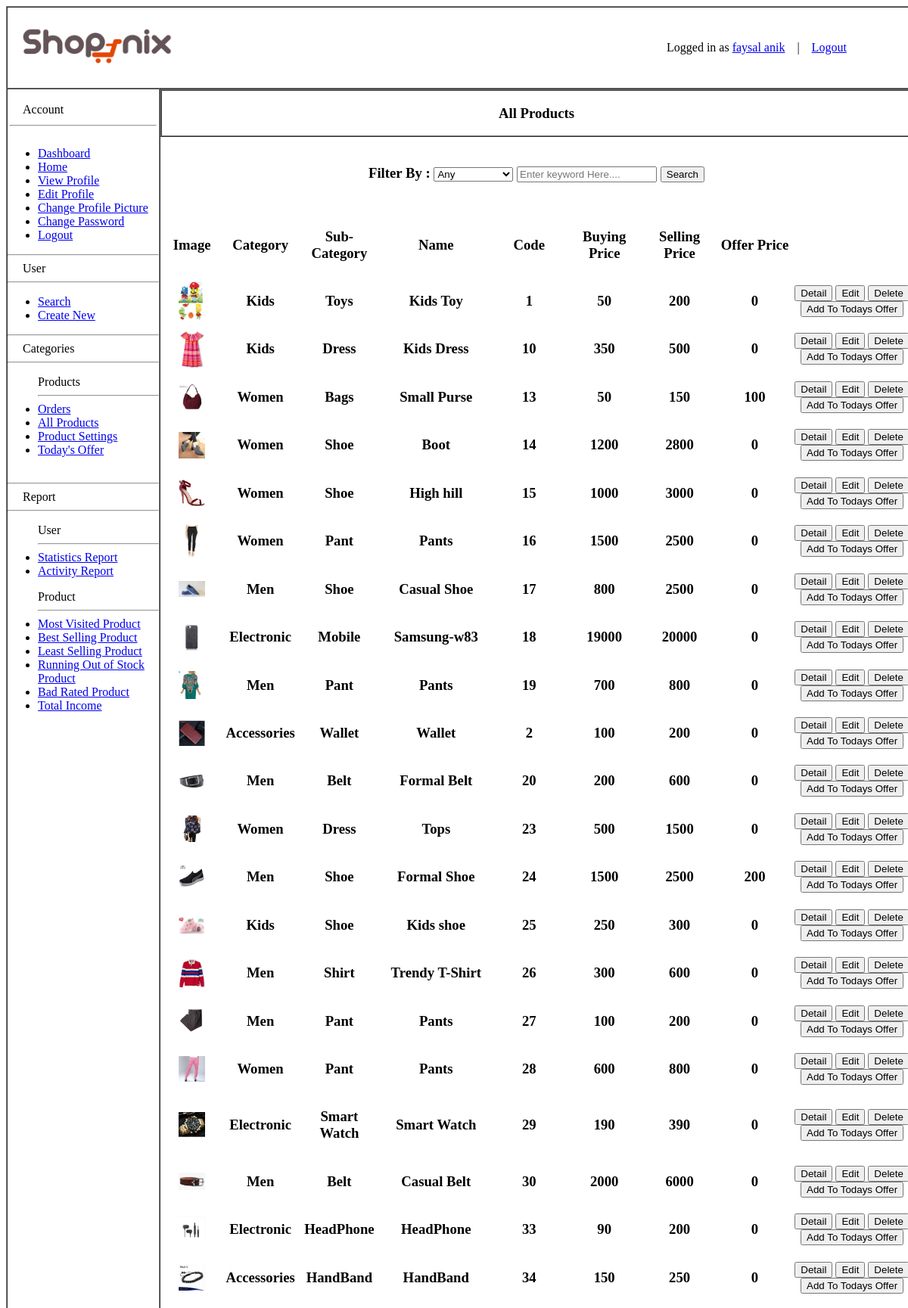
Page /app/admin/allProducts.php (signed in, upper part) on the earlier database version.
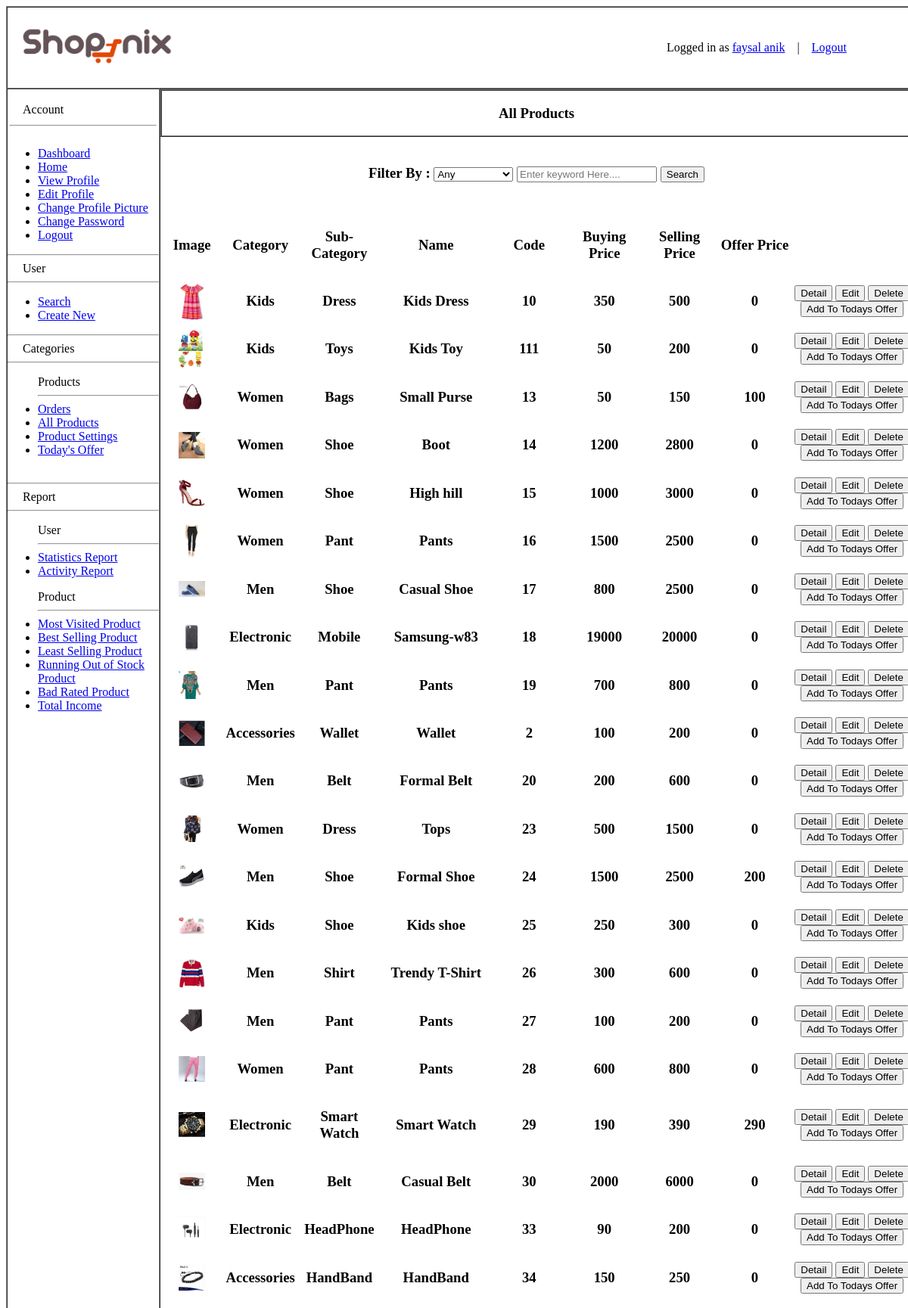
Same page on the later database version.
### tables this page shows
CREATE TABLE `allproducts` (
  `code` varchar(255) NOT NULL,
  `name` varchar(255) NOT NULL,
  `catagory` varchar(255) NOT NULL,
  `subcatagory` varchar(255) NOT NULL,
  `color` varchar(255) NOT NULL,
  `material` varchar(500) NOT NULL,
  `size` varchar(20) NOT NULL,
  `description` varchar(255) NOT NULL,
  `bprice` double NOT NULL,
  `sprice` double NOT NULL,
  `quantity` int(11) NOT NULL,
  `offer` double NOT NULL,
  `pdpic` varchar(500) NOT NULL
);

### data/db.php (called while the page is built, shortened)
<?php
    $host="127.0.0.1";
    $user="root";
    $pass="";
    $dbname="ecommerce";
    $port=3306;
    function executeSQL($sql){
        global $host, $user, $pass, $dbname, $port;
        $link=mysqli_connect($host, $user, $pass, $dbname, $port);
        $result = mysqli_query($link, $sql);
        return $result;
    }
?>

### data/product_access_admin.php (called while the page is built, shortened)
<?php
	if(require_once("db.php"))
    {
	 function getAllProduct(){
            $sql = "SELECT * FROM allproducts ";
            $result = executeSQL($sql);
		    $getAllProduct = array();
			for($i=0; $row=mysqli_fetch_assoc($result); ++$i)
			{
            $getAllProduct[$i] = $row;
			}
            return $getAllProduct;
            }
	}
	else
    {
		echo "Database not found";
	}
?>

### app/admin/allProducts.php (the view, shortened to what the changed rows need)
<?php include "../../data/product_access_admin.php"; ?>
<?php
    if ($_SERVER['REQUEST_METHOD'] == "POST") {
        $searchKey = $_POST['search'];
        $searchfilter = $_REQUEST['filter'];
        if($searchfilter == "any")
        {
            $allproduct = getAllProduct();
        }
        else if($searchfilter == "catagory")
        {
            $allproduct = getAllProductByCatagory($searchKey);
        }
         else if($searchfilter == "subcatagory")
        {
            $allproduct = getAllProductBySubCatagory($searchKey);
        }
         else if($searchfilter == "name")
        {
            $allproduct = getAllProductByName($searchKey);
        }
        else if($searchfilter == "offer")
        {
            $allproduct = getAllProductByOfferWithParameter($searchKey);
        }
        else if($searchfilter == "code")
         {
             $allproduct = getAllProductByCode($searchKey);
            if (count($allproduct) == 0)
            {
                 echo "<script>
                    alert('No Product Found');
                     document.location='allProducts.php';
                 </script>";
            die();
            }
         }
    }
    else
    {
         $allproduct = getAllProduct();
    }
?>
<!DOCTYPE html>
<html lang="en">
<head>
</head>
<body width="1200">
	<table width="1200" border="1" align="center" cellpadding="0" cellspacing="0">
		<tr>
			<td valign="top" height="400" align="center">
				 <table border="1" align="center" width="100%" cellpadding="0" cellspacing="0">
            <tr>
                <th align="center"><label><h3>All Products</h3></label></th>
            </tr>
        </table>
        <table align="left" width="100%">
            <?php foreach ($allproduct as $product) { ?>
            <tr>
                <td align="center">
                    <img src="../res/products/<?=$product['pdpic']?>" align="center" width="45%" height="25%">
                </td>
			    <td align="center">
                    <h3><?=$product['catagory']?></h3>
                </td>
			    <td align="center">
                    <h3><?=$product['subcatagory']?></h3>
                </td>
                <td align="center">
                    <h3><?=$product['name']?></h3>
                </td>
				<td align="center">
                    <h3><?=$product['code']?></h3>
                </td>
	             <td align="center">
                    <h3><?=$product['bprice']?></h3>
                </td>
                <td align="center">
                    <h3><?=$product['sprice']?></h3>
                </td>
                <td align="center">
                    <h3><?=$product['offer']?></h3>
                </td>
                <td align="center">
                    <a href="productDetails.php?cd=<?=$product['code']?>"><button>Detail</button></a>
                    <a href="productEdit.php?cd=<?=$product['code']?>"><button>Edit</button></a>
                    <a href="productDelete.php?cd=<?=$product['code']?>"><button>Delete</button></a>
                    <a href="productTodayofferAdd.php?cd=<?=$product['code']?>"><button>Add To Todays Offer</button></a>
                </td>
            </tr>
            <?php } ?>
        </table>
        </td>
		</tr>
	</table>
</body>
</html>

Differences in the rows shown:
removed allproducts: pdpic (picture), catagory "Kids", subcatagory "Toys", name "Kids Toy", code "1", bprice "50", sprice "200", offer "0"
added allproducts: pdpic (picture), catagory "Kids", subcatagory "Toys", name "Kids Toy", code "111", bprice "50", sprice "200", offer "0"
changed allproducts "Smart Watch": offer "0" → "290"
